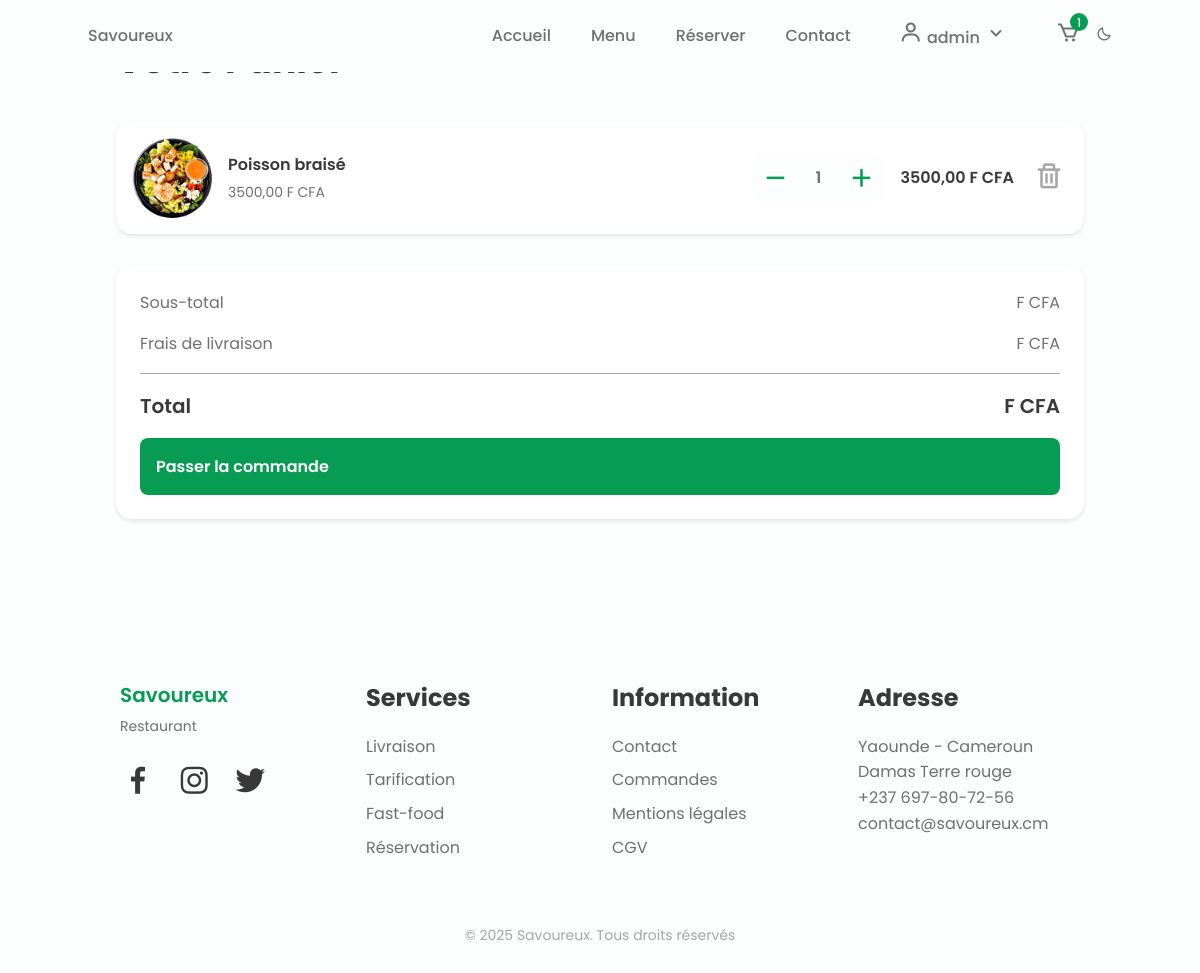
The app's page /panier/ (signed in) with its own data.
### ecomm/models.py (models this page shows, shortened)
class Cart(models.Model):
    user = models.OneToOneField(User, on_delete=models.CASCADE)
    created_at = models.DateTimeField(auto_now_add=True)
    updated_at = models.DateTimeField(auto_now=True)
    def get_total(self):
        return sum(item.get_total() for item in self.cartitem_set.all())
    def get_total_items(self):
        return self.cartitem_set.aggregate(total_items=models.Sum('quantity'))['total_items'] or 0

class CartItem(models.Model):
    cart = models.ForeignKey(Cart, on_delete=models.CASCADE)
    menu_item = models.ForeignKey(MenuItem, on_delete=models.CASCADE)
    quantity = models.PositiveIntegerField(default=1)
    def get_total(self):
        return self.menu_item.price * self.quantity

class MenuItem(models.Model):
    name = models.CharField(max_length=100)
    description = models.TextField()
    price = models.DecimalField(max_digits=10, decimal_places=2)
    image = models.ImageField(upload_to='menu_items/', blank=True, null=True)
    category = models.ForeignKey(Category, on_delete=models.CASCADE)
    is_available = models.BooleanField(default=True)

### ecomm/views.py (the view)
# urls.py: path('panier/', views.panier, name='panier'),
@login_required
def panier(request):
    cart, created = Cart.objects.get_or_create(user=request.user)
    items = cart.cartitem_set.all()
    total = cart.get_total()
    context = {
        'cart_items': items,
        'total': total,
    }
    return render(request, 'panier.html', context)

### ecomm/templates/panier.html (shortened to what this page needs)
{% extends 'base.html' %}
{% load static %}
{% block content %}
<div class="cart-container">
    <div class="cart-header">
        <h1>Votre Panier</h1>
    </div>
    {% if cart_items %}
    <div class="cart-items">
        {% for item in cart_items %}
        <div class="cart-item" data-item-id="{{ item.id }}">
            {% if item.menu_item.image %}
            <img src="{{ item.menu_item.image.url }}" alt="{{ item.menu_item.name }}" class="item-image">
            {% else %}
            <div class="item-image d-flex align-items-center justify-content-center bg-secondary text-white">
                <i class='bx bx-image'></i>
            </div>
            {% endif %}
            <div class="item-info">
                <span class="item-name">{{ item.menu_item.name }}</span>
                <span class="item-price">{{ item.menu_item.price }} F CFA</span>
            </div>
            <div class="quantity-controls">
                <button class="quantity-btn decrease" onclick="updateQuantity({{ item.id }}, 'decrease')">
                    <i class='bx bx-minus'></i>
                </button>
                <span class="quantity-value">{{ item.quantity }}</span>
                <button class="quantity-btn increase" onclick="updateQuantity({{ item.id }}, 'increase')">
                    <i class='bx bx-plus'></i>
                </button>
            </div>
            <span class="item-total">{{ item.get_total }} F CFA</span>
            <button class="remove-btn" onclick="removeItem({{ item.id }})">
                <i class='bx bx-trash'></i>
            </button>
        </div>
        {% endfor %}
    </div>
    <div class="cart-summary">
        <div class="summary-row">
            <span>Sous-total</span>
            <span>{{ cart.get_subtotal }} F CFA</span>
        </div>
        <div class="summary-row">
            <span>Frais de livraison</span>
            <span>{{ cart.get_delivery_fee }} F CFA</span>
        </div>
        <div class="summary-row total">
            <span>Total</span>
            <span>{{ cart.get_total }} F CFA</span>
        </div>
        <a href="{% url 'checkout' %}" class="checkout-btn">
            Passer la commande
        </a>
    </div>
    {% endif %}
</div>
{% endblock %}

### ecomm/templates/base.html (shortened to what this page needs)
{% load static %}
<!DOCTYPE html>
<html lang="fr">
<head>
    <link href='https://cdn.jsdelivr.net/npm/boxicons@2.0.5/css/boxicons.min.css' rel='stylesheet'>
    <link rel="stylesheet" href="{% static 'css/styles.css' %}">
</head>
<body>
    <header class="l-header" id="header">
        <nav class="nav bd-container">
            <a href="{% url 'index' %}" class="nav__logo">Savoureux</a>
            <div class="nav__menu" id="nav-menu">
                <ul class="nav__list">
                    <li class="nav__item"><a href="{% url 'index' %}" class="nav__link {% if request.resolver_match.url_name == 'index' %}active{% endif %}">Accueil</a></li>
                    <li class="nav__item"><a href="{% url 'menu' %}" class="nav__link {% if request.resolver_match.url_name == 'menu' %}active{% endif %}">Menu</a></li>
                    <li class="nav__item"><a href="{% url 'make_reservation' %}" class="nav__link {% if request.resolver_match.url_name == 'make_reservation' %}active{% endif %}">Réserver</a></li>
                    <li class="nav__item"><a href="{% url 'contact' %}" class="nav__link {% if request.resolver_match.url_name == 'contact' %}active{% endif %}">Contact</a></li>
                    {% if user.is_authenticated %}
                        <li class="nav__item user-dropdown">
                            <a href="#" class="nav__link user-dropdown-toggle">
                                <i class='bx bx-user'></i>
                                {{ user.username }}
                                <i class='bx bx-chevron-down'></i>
                            </a>
                        </li>
                        <li class="nav__item">
                            <a href="{% url 'panier' %}" class="nav__link nav__cart">
                                <i class='bx bx-cart'></i>
                                <span class="cart-count">{{ request.user.cart.get_total_items }}</span>
                            </a>
                        </li>
                    {% else %}
                        <li class="nav__item"><a href="{% url 'login' %}" class="nav__link">Connexion</a></li>
                        <li class="nav__item"><a href="{% url 'register' %}" class="nav__link">Inscription</a></li>
                    {% endif %}
                    <li><i class='bx bx-moon change-theme' id="theme-button"></i></li>
                </ul>
            </div>
        </nav>
    </header>
    <main class="l-main">
        {% block content %}
        {% endblock %}
    </main>
    <footer class="footer section bd-container">
        <div class="footer__container bd-grid">
            <div class="footer__content">
                <a href="#" class="footer__logo">Savoureux</a>
                <span class="footer__description">Restaurant</span>
                <div>
                    <a href="#" class="footer__social"><i class='bx bxl-facebook'></i></a>
                    <a href="#" class="footer__social"><i class='bx bxl-instagram'></i></a>
                    <a href="#" class="footer__social"><i class='bx bxl-twitter'></i></a>
                </div>
            </div>
            <div class="footer__content">
                <h3 class="footer__title">Services</h3>
                <ul>
                    <li><a href="#" class="footer__link">Livraison</a></li>
                    <li><a href="#" class="footer__link">Tarification</a></li>
                    <li><a href="#" class="footer__link">Fast-food</a></li>
                    <li><a href="#" class="footer__link">Réservation</a></li>
                </ul>
            </div>
            <div class="footer__content">
                <h3 class="footer__title">Information</h3>
                <ul>
                    <li><a href="{% url 'contact' %}" class="footer__link">Contact</a></li>
                    <li><a href="{% url 'my_orders' %}" class="footer__link">Commandes</a></li>
                    <li><a href="#" class="footer__link">Mentions légales</a></li>
                    <li><a href="#" class="footer__link">CGV</a></li>
                </ul>
            </div>
            <div class="footer__content">
                <h3 class="footer__title">Adresse</h3>
                <ul>
                    <li>Yaounde  - Cameroun</li>
                    <li>Damas Terre rouge</li>
                    <li>+237 697-80-72-56</li>
                    <li>contact@savoureux.cm</li>
                </ul>
            </div>
        </div>
        <p class="footer__copy">&#169; 2025 Savoureux. Tous droits réservés</p>
    </footer>
</body>
</html>

### ecomm/static/css/styles.css (style rules this page uses)
:root { --header-height: 3rem; --first-color: #069C54; --first-color-alt: #048654; --title-color: #393939; --text-color: #707070; --text-color-light: #A6A6A6; --body-color: #FBFEFD; --container-color: #FFFFFF; --body-font: 'Poppins', sans-serif; --biggest-font-size: 2.25rem; --h1-font-size: 1.5rem; --h2-font-size: 1.25rem; --h3-font-size: 1rem; --normal-font-size: .938rem; --small-font-size: .813rem; --smaller-font-size: .75rem; --font-medium: 500; --font-semi-bold: 600; --mb-1: .5rem; --mb-2: 1rem; --mb-3: 1.5rem; --mb-4: 2rem; --mb-5: 2.5rem; --mb-6: 3rem; --z-tooltip: 10; --z-fixed: 100; }
@media screen and (min-width: 768px) { :root { --biggest-font-size: 4rem; --h1-font-size: 2.25rem; --h2-font-size: 1.5rem; --h3-font-size: 1.25rem; --normal-font-size: 1rem; --small-font-size: .875rem; --smaller-font-size: .813rem; } }
*,::before,::after { box-sizing: border-box; }
html { scroll-behavior: smooth; }
.bx { font-size: 1.5em; }
.change-theme { position: absolute; right: 1rem; top: 1.8rem; color: var(--text-color); font-size: 1rem; cursor: pointer; }
body { margin: var(--header-height) 0 0 0; font-family: var(--body-font); font-size: var(--normal-font-size); background-color: var(--body-color); color: var(--text-color); line-height: 1.6; }
h1,h2,h3,p,ul { margin: 0; }
ul { padding: 0; list-style: none; }
a { text-decoration: none; }
img { max-width: 100%; height: auto; }
.section { padding: 4rem 0 2rem; }
.bd-container { max-width: 960px; width: calc(100% - 2rem); margin-left: var(--mb-2); margin-right: var(--mb-2); }
.bd-grid { display: grid; gap: 1.5rem; }
.l-header { width: 100%; position: fixed; top: 0; left: 0; z-index: var(--z-fixed); background-color: var(--body-color); }
.nav { max-width: 1024px; height: var(--header-height); display: flex; justify-content: space-between; align-items: center; }
.nav__item { margin-bottom: var(--mb-2); }
.nav__link, .nav__logo, .nav__toggle { color: var(--text-color); font-weight: var(--font-medium); }
.nav__link { transition: .3s; }
.footer__container { grid-template-columns: repeat(auto-fit, minmax(220px, 1fr)); row-gap: 2rem; }
.footer__logo { font-size: var(--h3-font-size); color: var(--first-color); font-weight: var(--font-semi-bold); }
.footer__description { display: block; font-size: var(--small-font-size); margin: .25rem 0 var(--mb-3); }
.footer__social { font-size: 1.5rem; color: var(--title-color); margin-right: var(--mb-2); }
.footer__title { font-size: var(--h2-font-size); color: var(--title-color); margin-bottom: var(--mb-2); }
.footer__link { display: inline-block; color: var(--text-color); margin-bottom: var(--mb-1); }
.footer__copy { text-align: center; font-size: var(--small-font-size); color: var(--text-color-light); margin-top: 3.5rem; }
@media screen and (min-width: 768px) { body { margin: 0; } }
@media screen and (min-width: 768px) { .section { padding-top: 8rem; } }
@media screen and (min-width: 768px) { .nav { height: calc(var(--header-height) + 1.5rem); } }
@media screen and (min-width: 768px) { .nav__list { display: flex; align-items: center; } }
@media screen and (min-width: 768px) { .nav__item { margin-left: var(--mb-5); margin-bottom: 0; } }
@media screen and (min-width: 768px) { .change-theme { position: initial; margin-left: var(--mb-2); } }
@media screen and (min-width: 960px) { .bd-container { margin-left: auto; margin-right: auto; } }

### ecomm/templates/base.html (style rules this page uses)
.user-dropdown { position: relative; display: inline-block; }
.user-dropdown-toggle { cursor: pointer; padding: 0.5rem; border-radius: 0.5rem; transition: all 0.3s ease; }
.nav__cart { position: relative; display: inline-flex; align-items: center; }
.cart-count { position: absolute; top: -8px; right: -8px; background-color: var(--first-color); color: var(--body-color); font-size: 0.75rem; padding: 2px 6px; border-radius: 50%; min-width: 18px; height: 18px; display: flex; align-items: center; justify-content: center; }

### records on screen
CartItem: menu_item.image (picture), menu_item.name "Poisson braisé", menu_item.price "3500,00", quantity "1", get_total "3500,00"

### other values on screen
{{ user.username }} "admin"
{{ request.user.cart.get_total_items }} "1"
